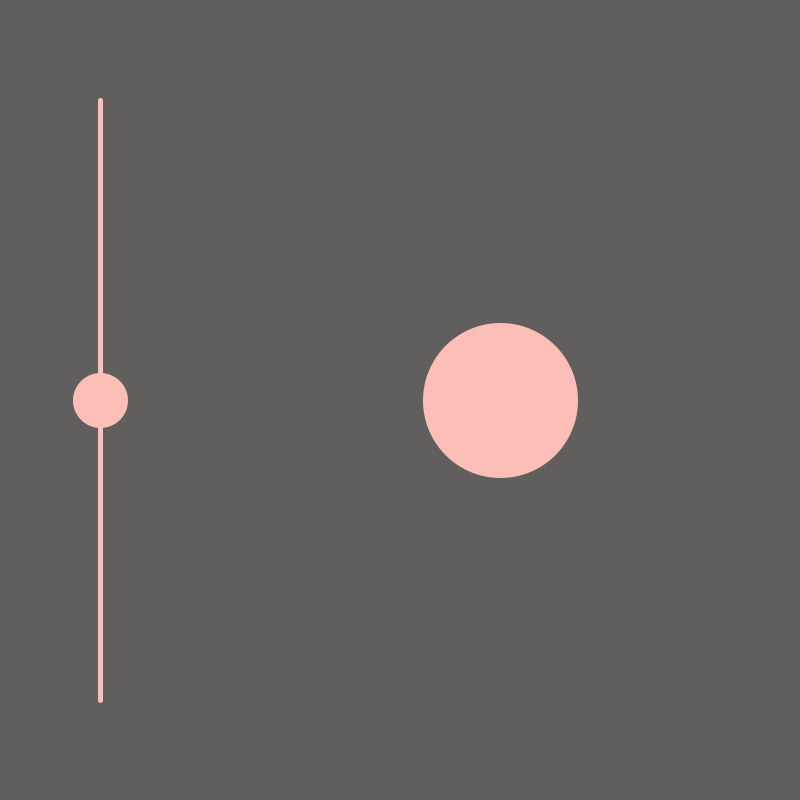
Frame 1 (no input)
Frame 60 (the mouse pressed at the canvas centre just before this capture): identical to frame 1, image omitted
Frame 120 (the mouse held since frame 60 and released just before this capture): identical to frame 1, image omitted

The Processing sketch that drew this single still picture (run headless with seeded random() and noise(); from frame 60 on, the mouse is pressed at the canvas centre):

// Processing sketch: slider
// ── slider.pde
color red =#FB3640;
color grey=#605F5E;
color pink=#FCBFB7;
color blue=#26547C;
color green=#06D6A0;

float sliderX;
float diameter;

void setup(){
  size(800,800);
  strokeWeight(5);
  stroke(pink);
  fill(pink);
  sliderX=400;
  diameter=10;
}

void draw() {
  background (grey);
  diameter=map(sliderX,700,100,100,200);
  line(100,100,100,700);
  ellipse(100,sliderX,50,50);
  circle(500,400,diameter);
}
  void mouseDragged(){
controlSlider();
    }

  
    void mousePressed(){
controlSlider();
  }
  
  
  void controlSlider(){
      if(mouseX>50&&mouseX<150&&mouseY>100&&mouseY<700){
    sliderX=mouseY;
    }
  }
  
